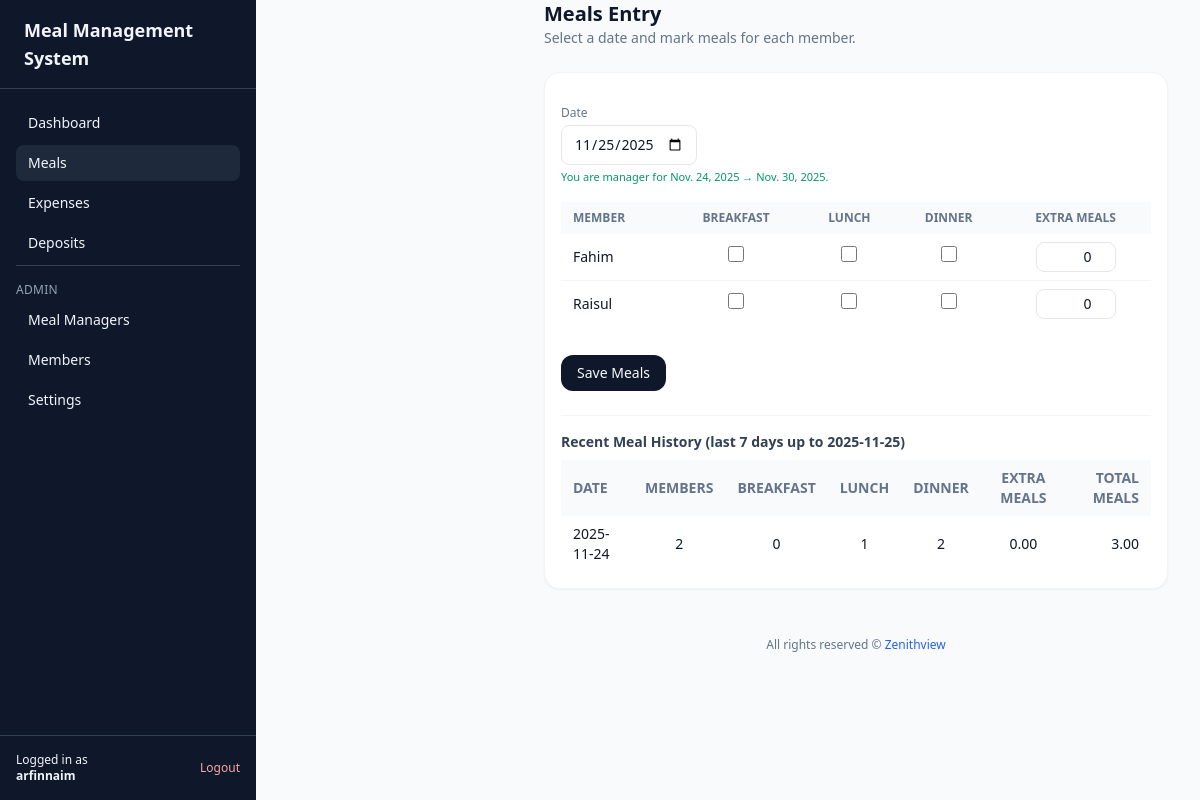
Screenshot of /meals/add/ (signed in) with the database file from the repository.
### core/models.py (models this page shows, shortened)
class MealManagerAssignment(models.Model):
    ASSIGNMENT_TYPE_WEEK = 'week'
    ASSIGNMENT_TYPE_DAYS = 'days'
    ASSIGNMENT_TYPE_CUSTOM = 'custom'
    ASSIGNMENT_TYPE_CHOICES = [
        (ASSIGNMENT_TYPE_WEEK, 'Week-based'),
        (ASSIGNMENT_TYPE_DAYS, 'Day-based'),
        (ASSIGNMENT_TYPE_CUSTOM, 'Custom'),
    ]
    mess = models.ForeignKey(Mess, on_delete=models.CASCADE, related_name='manager_assignments')
    manager_user = models.ForeignKey(
        settings.AUTH_USER_MODEL,
        on_delete=models.CASCADE,
        related_name='meal_manager_assignments',
    )
    manager_member = models.ForeignKey(
        Member,
        on_delete=models.SET_NULL,
        null=True,
        blank=True,
        related_name='manager_assignments',
    )
    assignment_type = models.CharField(max_length=10, choices=ASSIGNMENT_TYPE_CHOICES)
    period_choice = models.CharField(max_length=20, blank=True)
    start_date = models.DateField()
    end_date = models.DateField()
    created_by = models.ForeignKey(
        settings.AUTH_USER_MODEL,
        on_delete=models.SET_NULL,
        null=True,
        blank=True,
        related_name='created_manager_assignments',
    )
    created_at = models.DateTimeField(auto_now_add=True)
    class Meta:
        ordering = ['-start_date']

class Member(models.Model):
    DEFAULT_MEAL_CHOICES = [
        ("NONE", "No default"),
        ("B", "Breakfast only"),
        ("L", "Lunch only"),
        ("D", "Dinner only"),
        ("BL", "Breakfast + Lunch"),
        ("LD", "Lunch + Dinner"),
        ("BD", "Breakfast + Dinner"),
        ("BLD", "Breakfast + Lunch + Dinner"),
    ]
    mess = models.ForeignKey(Mess, on_delete=models.CASCADE, related_name='members')
    user = models.ForeignKey(
        settings.AUTH_USER_MODEL,
        on_delete=models.SET_NULL,
        null=True,
        blank=True,
        related_name='member_profiles',
    )
    name = models.CharField(max_length=255)
    phone = models.CharField(max_length=50, blank=True)
    is_active = models.BooleanField(default=True)
    created_at = models.DateTimeField(auto_now_add=True)
    default_meal_pattern = models.CharField(
        max_length=10,
        choices=DEFAULT_MEAL_CHOICES,
        default="NONE",
    )
    class Meta:
        unique_together = ('mess', 'name')

class Meal(models.Model):
    mess = models.ForeignKey(Mess, on_delete=models.CASCADE, related_name='meals')
    member = models.ForeignKey(Member, on_delete=models.CASCADE, related_name='meals')
    date = models.DateField()
    had_breakfast = models.BooleanField(default=False)
    had_lunch = models.BooleanField(default=False)
    had_dinner = models.BooleanField(default=False)
    extra_meals = models.DecimalField(max_digits=4, decimal_places=2, default=Decimal('0.00'))
    class Meta:
        unique_together = ('mess', 'member', 'date')
        ordering = ['date']

### core/views.py (the view, shortened to what this page needs)
# urls.py: path('meals/add/', login_required(views.meals_view), name='meals_add'),
@login_required
def meals_view(request: HttpRequest) -> HttpResponse:
    mess = get_user_mess(request.user)
    if not mess:
        return redirect("login")
    if request.method == "POST":
        date_str = request.POST.get("date")
    else:
        date_str = request.GET.get("date")
    try:
        selected_date = date.fromisoformat(date_str) if date_str else date.today()
    except (TypeError, ValueError):
        selected_date = date.today()
    user_is_super_admin = services.is_mess_super_admin(request.user, mess)
    user_is_manager_for_date = services.is_meal_manager_for_date(request.user, mess, selected_date)
    date_not_allowed = False
    assignment_info = None
    if not user_is_super_admin and not user_is_manager_for_date:
        date_not_allowed = True
    if user_is_manager_for_date:
        assignment_info = (
            mess.manager_assignments.filter(
                manager_user=request.user,
                start_date__lte=selected_date,
                end_date__gte=selected_date,
            )
            .order_by("-start_date")
            .first()
        )
    members = mess.members.filter(is_active=True)
    members_meals = []
    existing_meals = {
        m.member_id: m
        for m in mess.meals.filter(date=selected_date, member__in=members)
    }
    for member in members:
        meal = existing_meals.get(member.id)
        if meal:
            had_breakfast = meal.had_breakfast
            had_lunch = meal.had_lunch
            had_dinner = meal.had_dinner
            extra = meal.extra_meals
        else:
            pattern = getattr(member, "default_meal_pattern", "NONE") or "NONE"
            had_breakfast = "B" in pattern
            had_lunch = "L" in pattern
            had_dinner = "D" in pattern
            extra = 0
        members_meals.append(
            {
                "member": member,
                "had_breakfast": had_breakfast,
                "had_lunch": had_lunch,
                "had_dinner": had_dinner,
                "extra_meals": extra,
            }
        )
    history_start = selected_date - timedelta(days=6)
    history_qs = (
        mess.meals.filter(
            date__range=(history_start, selected_date),
            member__is_active=True,
        )
        .select_related("member")
        .order_by("-date", "member__name")
    )
    date_stats: dict[date, dict] = {}
    for meal in history_qs:
        d = meal.date
        if d not in date_stats:
            date_stats[d] = {
                "date": d,
                "member_count": 0,
                "breakfast_count": 0,
                "lunch_count": 0,
                "dinner_count": 0,
                "total_extra_meals": Decimal("0"),
                "total_meals": Decimal("0"),
                "seen_members": set(),
            }
        stats = date_stats[d]
        if meal.member_id not in stats["seen_members"]:
            stats["seen_members"].add(meal.member_id)
            stats["member_count"] += 1
        if meal.had_breakfast:
            stats["breakfast_count"] += 1
            if mess.include_breakfast:
                stats["total_meals"] += mess.breakfast_weight
        if meal.had_lunch:
            stats["lunch_count"] += 1
            stats["total_meals"] += Decimal("1")
        if meal.had_dinner:
            stats["dinner_count"] += 1
            stats["total_meals"] += Decimal("1")
        stats["total_extra_meals"] += meal.extra_meals
        stats["total_meals"] += meal.extra_meals
    recent_meals = [
        {
            "date": s["date"],
            "member_count": s["member_count"],
            "breakfast_count": s["breakfast_count"],
            "lunch_count": s["lunch_count"],
            "dinner_count": s["dinner_count"],
            "total_extra_meals": s["total_extra_meals"],
            "total_meals": s["total_meals"],
        }
        for _, s in sorted(date_stats.items(), key=lambda x: x[0], reverse=True)
    ]
    context = {
        "selected_date": selected_date,
        "members_meals": members_meals,
        "assignment_info": assignment_info,
        "date_not_allowed": date_not_allowed,
        "user_is_super_admin": user_is_super_admin,
        "recent_meals": recent_meals,
        "today": date.today(),  # for max attribute in date input
        "active_nav": "meals",
    }
    return render(request, "core/meals_form.html", context)

### core/services.py (called while the page is built)
def is_mess_super_admin(user, mess: Mess) -> bool:
    return MessUser.objects.filter(mess=mess, user=user, role=MessUser.ROLE_SUPER_ADMIN).exists()

def is_meal_manager_for_date(user, mess: Mess, target_date: date) -> bool:
    return MealManagerAssignment.objects.filter(
        mess=mess,
        manager_user=user,
        start_date__lte=target_date,
        end_date__gte=target_date,
    ).exists()

### core/views.py (called while the page is built)
def get_user_mess(user: User) -> Optional[models.Mess]:
    mess_user = models.MessUser.objects.filter(user=user).select_related("mess").first()
    return mess_user.mess if mess_user else None

### templates/core/meals_form.html (shortened to what this page needs)
{% extends "base.html" %}
{% block content %}
<div class="max-w-5xl mx-auto space-y-6 mt-6 md:mt-0">
  <div class="flex items-center justify-between">
    <div>
      <h1 class="text-xl font-semibold text-slate-900">Meals Entry</h1>
      <p class="text-sm text-slate-500">Select a date and mark meals for each member.</p>
    </div>
  </div>
  <div class="bg-white rounded-2xl shadow-sm border border-slate-100 p-4">
    <form method="post" class="space-y-4">
      <div class="flex flex-wrap gap-3 items-center">
        <div>
          <label class="block text-xs font-medium text-slate-500 mb-1">Date</label>
            <input type="date"
          name="date"
          value="{{ selected_date|date:'Y-m-d' }}"
          max="{{ today|date:'Y-m-d' }}"
          onchange="this.form.submit();"
          class="border rounded-lg px-3 py-2 text-sm bg-white" />
          {% if assignment_info %}
          <p class="text-[11px] text-emerald-600 mt-1">You are manager for {{ assignment_info.start_date }} → {{ assignment_info.end_date }}.</p>
          {% endif %}
        </div>
      </div>
      <div class="overflow-x-auto mt-4">
        <table class="min-w-full text-sm">
          <thead class="bg-slate-50 text-slate-500 text-xs uppercase">
            <tr>
              <th class="px-3 py-2 text-left">Member</th>
              <th class="px-3 py-2 text-center">Breakfast</th>
              <th class="px-3 py-2 text-center">Lunch</th>
              <th class="px-3 py-2 text-center">Dinner</th>
              <th class="px-3 py-2 text-center">Extra Meals</th>
            </tr>
          </thead>
          <tbody class="divide-y divide-slate-100">
            {% for row in members_meals %}
            <tr>
              <td class="px-3 py-2">{{ row.member.name }}</td>
              <td class="px-3 py-2 text-center">
                <input type="checkbox" name="member_{{ row.member.id }}_breakfast" {% if row.had_breakfast %}checked{% endif %} class="h-4 w-4 rounded border-slate-300" {% if date_not_allowed %}disabled{% endif %}/>
              </td>
              <td class="px-3 py-2 text-center">
                <input type="checkbox" name="member_{{ row.member.id }}_lunch" {% if row.had_lunch %}checked{% endif %} class="h-4 w-4 rounded border-slate-300" {% if date_not_allowed %}disabled{% endif %}/>
              </td>
              <td class="px-3 py-2 text-center">
                <input type="checkbox" name="member_{{ row.member.id }}_dinner" {% if row.had_dinner %}checked{% endif %} class="h-4 w-4 rounded border-slate-300" {% if date_not_allowed %}disabled{% endif %}/>
              </td>
              <td class="px-3 py-2 text-center">
                <input type="number" step="0.5" min="0" name="member_{{ row.member.id }}_extra" value="{{ row.extra_meals }}" class="w-20 border rounded-lg px-2 py-1 text-sm text-right" {% if date_not_allowed %}disabled{% endif %}/>
              </td>
            </tr>
            {% empty %}
            <tr>
              <td colspan="5" class="px-3 py-4 text-center text-sm text-slate-400">No members yet. Ask super admin to add members.</td>
            </tr>
            {% endfor %}
          </tbody>
        </table>
      </div>
            <div class="pt-3">
        <button type="submit" class="inline-flex items-center px-4 py-2 rounded-xl bg-slate-900 text-slate-50 text-sm font-medium hover:bg-slate-800" {% if date_not_allowed %}disabled{% endif %}>Save Meals</button>
      </div>
    </form>
   {% if recent_meals %}
<div class="mt-6 border-t border-slate-100 pt-4">
  <h2 class="text-sm font-semibold text-slate-700 mb-2">
    Recent Meal History (last 7 days up to {{ selected_date|date:"Y-m-d" }})
  </h2>
  <div class="overflow-x-auto">
    <table class="min-w-full text-xs md:text-sm">
      <thead class="bg-slate-50 text-slate-500 uppercase">
        <tr>
          <th class="px-3 py-2 text-left">Date</th>
          <th class="px-3 py-2 text-center">Members</th>
          <th class="px-3 py-2 text-center">Breakfast</th>
          <th class="px-3 py-2 text-center">Lunch</th>
          <th class="px-3 py-2 text-center">Dinner</th>
          <th class="px-3 py-2 text-center">Extra Meals</th>
          <th class="px-3 py-2 text-right">Total Meals</th>
        </tr>
      </thead>
      <tbody class="divide-y divide-slate-100">
        {% for row in recent_meals %}
        <tr>
          <td class="px-3 py-2">{{ row.date|date:"Y-m-d" }}</td>
          <td class="px-3 py-2 text-center">{{ row.member_count }}</td>
          <td class="px-3 py-2 text-center">{{ row.breakfast_count }}</td>
          <td class="px-3 py-2 text-center">{{ row.lunch_count }}</td>
          <td class="px-3 py-2 text-center">{{ row.dinner_count }}</td>
          <td class="px-3 py-2 text-center">{{ row.total_extra_meals }}</td>
          <td class="px-3 py-2 text-right">{{ row.total_meals }}</td>
        </tr>
        {% endfor %}
      </tbody>
    </table>
  </div>
</div>
{% endif %}
  </div>
</div>
{% endblock %}

### templates/base.html (shortened to what this page needs)
{% load static %}
<!DOCTYPE html>
<html lang="en">
<head>
  <script src="https://cdn.tailwindcss.com"></script>
</head>
<body class="bg-slate-50 text-slate-900">
  <div class="min-h-screen flex flex-col md:flex-row">
    <aside class="hidden md:flex md:flex-col w-64 bg-slate-900 text-slate-100">
      <div class="px-6 py-4 flex items-center justify-between border-b border-slate-700">
        <span class="font-semibold text-lg">Meal Management System</span>
      </div>
      <nav class="flex-1 px-4 py-4 space-y-1 text-sm">
        <a href="{% url 'core:dashboard' %}" class="flex items-center px-3 py-2 rounded-lg hover:bg-slate-800 {% if active_nav == 'dashboard' %}bg-slate-800{% endif %}">
          <span>Dashboard</span>
        </a>
        <a href="{% url 'core:meals_add' %}" class="flex items-center px-3 py-2 rounded-lg hover:bg-slate-800 {% if active_nav == 'meals' %}bg-slate-800{% endif %}">
          <span>Meals</span>
        </a>
        <a href="{% url 'core:expense_add' %}" class="flex items-center px-3 py-2 rounded-lg hover:bg-slate-800 {% if active_nav == 'expenses' %}bg-slate-800{% endif %}">
          <span>Expenses</span>
        </a>
        <a href="{% url 'core:deposit_add' %}" class="flex items-center px-3 py-2 rounded-lg hover:bg-slate-800 {% if active_nav == 'deposits' %}bg-slate-800{% endif %}">
          <span>Deposits</span>
        </a>
        {% if user_is_super_admin %}
        <div class="mt-4 pt-4 border-t border-slate-700 text-xs uppercase tracking-wide text-slate-400">
          Admin
        </div>
        <a href="{% url 'core:manager_assignments' %}" class="flex items-center px-3 py-2 rounded-lg hover:bg-slate-800 {% if active_nav == 'managers' %}bg-slate-800{% endif %}">
          <span>Meal Managers</span>
        </a>
        <a href="{% url 'core:members' %}" class="flex items-center px-3 py-2 rounded-lg hover:bg-slate-800 {% if active_nav == 'members' %}bg-slate-800{% endif %}">
          <span>Members</span>
        </a>
        <a href="{% url 'core:settings' %}" class="flex items-center px-3 py-2 rounded-lg hover:bg-slate-800 {% if active_nav == 'settings' %}bg-slate-800{% endif %}">
          <span>Settings</span>
        </a>
        {% endif %}
      </nav>
      <div class="px-4 py-4 border-t border-slate-700 text-xs">
        <div class="flex items-center justify-between">
          {% if request.user.is_authenticated %}
          <span class="truncate">Logged in as<br><strong>{{ request.user.username }}</strong></span>
          <a href="{% url 'logout' %}" class="text-red-300 hover:text-red-200 text-xs font-medium">Logout</a>
          {% endif %}
        </div>
      </div>
    </aside>
    <main class="flex-1 pt-16 md:pt-0 md:ml-64 px-4 md:px-8 py-6 md:py-8">
      {% block content %}{% endblock %}
<footer class="w-full text-center py-4 text-xs text-slate-500 mt-8">
  All rights reserved © <a href="https://zenithview.vercel.app/" target="_blank" class="text-blue-600 hover:underline">
    Zenithview
  </a>
</footer>
    </main>
  </div>
</body>
</html>

### rows the page displays
MealManagerAssignment: start_date "Nov. 24, 2025", end_date "Nov. 30, 2025"
Member: member.name "Fahim", extra_meals "0"
Member: member.name "Raisul", extra_meals "0"
Meal: date "2025-11-24"

### other values shown
{{ request.user.username }} "arfinnaim"
{{ selected_date|date:"Y-m-d" }} "2025-11-25"
{{ row.member_count }} "2"
{{ row.breakfast_count }} "0"
{{ row.lunch_count }} "1"
{{ row.dinner_count }} "2"
{{ row.total_extra_meals }} "0.00"
{{ row.total_meals }} "3.00"
